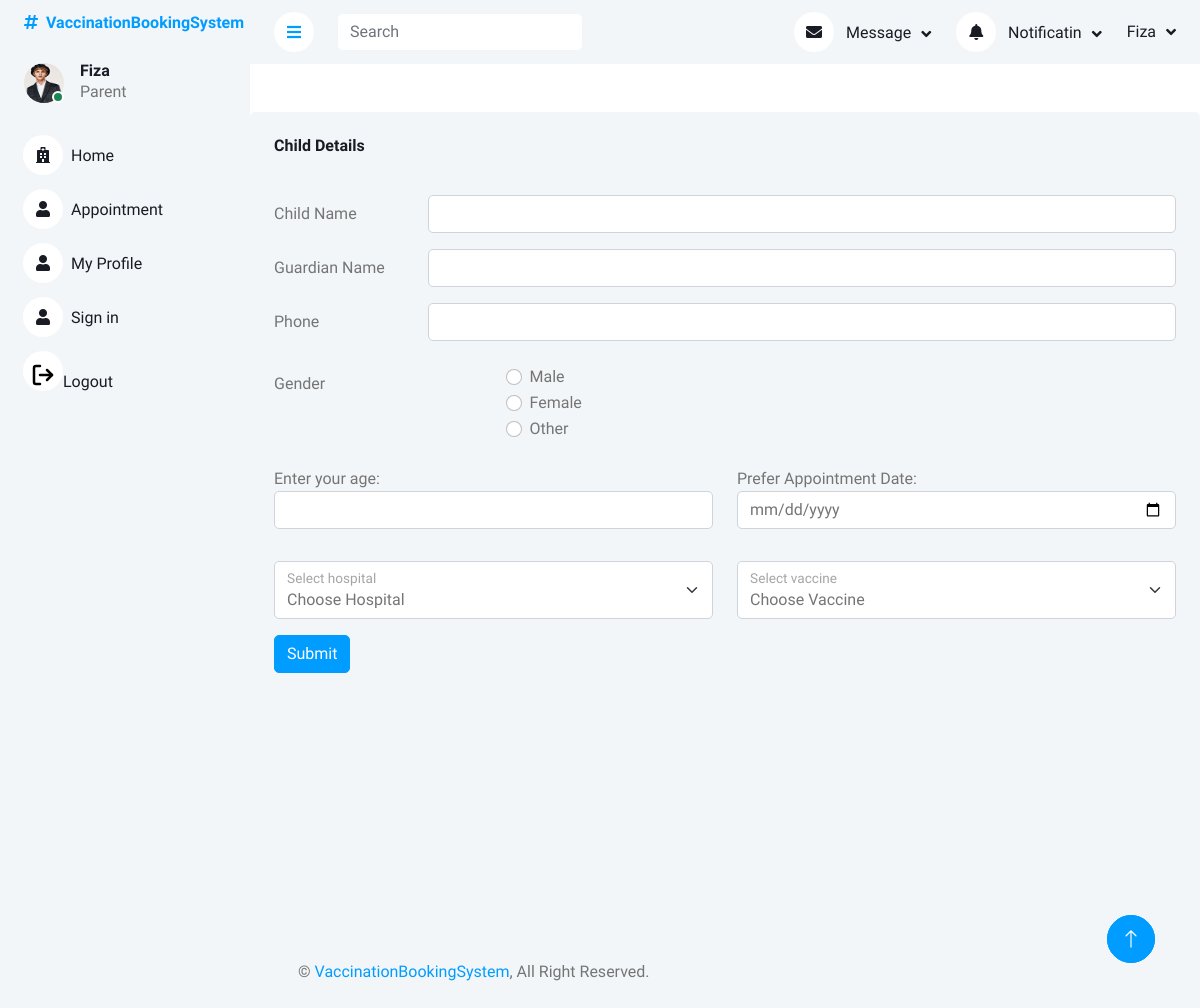
Screenshot of /eProject/ParentPage.php (signed in) with the database file from the repository.
### tables this page shows
CREATE TABLE `parent_login` (
  `parentID` int(11) NOT NULL,
  `parentName` varchar(250) NOT NULL,
  `parentEmail` varchar(250) NOT NULL,
  `parentPassword` varchar(250) NOT NULL,
  `parentStatus` enum('pending','approved','rejected') NOT NULL DEFAULT 'pending',
  `image` varchar(225) DEFAULT 'user.jpg'
);

### eProject/ParentPage.php (the view, shortened to what this page needs)
<?php
include_once('header.php');
?>
<div class="bg-light rounded h-100 p-4 mt-5">
    <h6 class="mb-4">Child Details</h6>
    <form action="" method="post">
        <div class="row mb-3">
            <label for="inputEmail3" class="col-sm-2 col-form-label">Child Name</label>
            <div class="col-sm-10">
                <input type="text" name="name" class="form-control" id="inputEmail3" required>
            </div>
        </div>
        <div class="row mb-3">
            <label for="inputPassword3" class="col-sm-2 col-form-label">Guardian Name</label>
            <div class="col-sm-10">
                <input type="text" name="parent-name" class="form-control" id="inputPassword3" required>
            </div>
        </div>
        <div class="row mb-3">
            <label for="inputPassword3" class="col-sm-2 col-form-label">Phone</label>
            <div class="col-sm-10">
                <input type="number" name="phone" class="form-control" id="inputPassword3" required>
            </div>
        </div>
        <div class="row my-4">
            <label class="col-md-3 col-form-label">Gender</label>
            <div class="col-md-3">
                <div class="form-check">
                    <input class="form-check-input" type="radio" name="gender" id="male" value="male" required>
                    <label class="form-check-label" for="male">Male</label>
                </div>
                <div class="form-check">
                    <input class="form-check-input" type="radio" name="gender" id="female" value="female" required>
                    <label class="form-check-label" for="female">Female</label>
                </div>
                <div class="form-check">
                    <input class="form-check-input" type="radio" name="gender" id="other" value="other" required>
                    <label class="form-check-label" for="other">Other</label>
                </div>
            </div>
        </div>
        <div class="row mb-3">
            <div class="col-md-6">
                <label for="birthdate">Enter your age:</label>
                <input class="form-control" type="number" name="dob" required>
            </div>
            <div class="col-md-6">
                <label for="birthdate">Prefer Appointment Date:</label>
                <input type="date" class="form-control" name="appointment" id="appointment" required>
            </div>
        </div>
        <div class="row">
            <div class="col-md-6">
                <div class="form-floating mb-3">
                    <select class="form-select" id="floatingSelect" name="hospitalID">
                        <option selected>Choose Hospital</option>
                    </select>
                    <label for="floatingSelect">Select hospital</label>
                </div>
            </div>
            <div class="col-md-6">
                <div class="form-floating mb-3">
                    <select class="form-select" id="floatingSelect" name="vaccineID">
                        <option selected>Choose Vaccine</option>
                    </select>
                    <label for="floatingSelect">Select vaccine</label>
                </div>
            </div>
        </div>
        <button type="submit" name="submit" class="btn btn-primary">Submit</button>
    </form>
</div>
<?php
include('footer.php')
    ?>
<a href="#" class="btn btn-lg btn-primary btn-lg-square back-to-top"><i class="bi bi-arrow-up"></i></a>
</body>
</html>

### eProject/header.php (shortened to what this page needs)
<?php
include('php/query.php');
$user = $_SESSION['Parent'];
foreach ($user as $value) {
    $U_ID = $value['parentID'];
    $query = $pdo->prepare("SELECT * FROM parent_login WHERE parentID = :parentID AND parentStatus = 'approved'");
    $query->bindParam(':parentID', $U_ID);
    $query->execute();
    $result = $query->fetchAll(PDO::FETCH_ASSOC);
}
?>
<!DOCTYPE html>
<html lang="en">
<head>
    <link href="https://cdnjs.cloudflare.com/ajax/libs/font-awesome/5.10.0/css/all.min.css" rel="stylesheet">
    <link href="https://cdn.jsdelivr.net/npm/bootstrap-icons@1.4.1/font/bootstrap-icons.css" rel="stylesheet">
    <link href="lib/owlcarousel/assets/owl.carousel.min.css" rel="stylesheet">
    <link href="lib/tempusdominus/css/tempusdominus-bootstrap-4.min.css" rel="stylesheet" />
    <link href="css/bootstrap.min.css" rel="stylesheet">
    <link href="css/style.css" rel="stylesheet">
</head>
<body>
    <div class="container-xxl position-relative bg-white d-flex p-0">
        <div class="sidebar pe-4 pb-3">
            <nav class="navbar bg-light navbar-light">
                <a href="index.php" class="navbar-brand mx-4 mb-3">
                    <h6 class="text-primary"><i class="fa fa-hashtag me-2"></i>VaccinationBookingSystem</h6>
                </a>
                <div class="d-flex align-items-center ms-4 mb-4">
                    <div class="position-relative">
                    <?php
                    $user = $_SESSION['Parent'];
                        foreach ($user as $value) {
                            ?>
                      <a href="myProfile.php"><img class="rounded-circle" src="img/<?php echo $value['image'] ?>" alt="" style="width: 40px; height: 40px;"></a>
                        <div
                            class="bg-success rounded-circle border border-2 border-white position-absolute end-0 bottom-0 p-1">
                        </div>
                    </div>
                    <div class="ms-3">
                            <h6 class="mb-0">
                                <?php echo ucfirst($value['parentName']) ?>
                            </h6>
                            <?php
                        }
                        ?>
                        <span>Parent</span>
                    </div>
                </div>
                <div class="navbar-nav w-100">
                    <a href="ParentPage.php" class="nav-item nav-link "><i class="fa fa-hospital me-2"></i>Home</a>
                    <a href="appointment.php" class="nav-item nav-link"><i class="fa fa-user me-2"></i>Appointment</a>
                    <a href="myProfile.php" class="nav-item nav-link"><i class="fa fa-user me-2"></i>My Profile</a>
                    <a href="signin.php" class="nav-item nav-link"><i class="fa fa-user me-2"></i>Sign in</a>
                    <a href="logout.php" class="nav-item nav-link"><i><img class="mt-2" src="img/log-out.svg" alt=""></i>Logout</a>
                </div>
            </nav>
        </div>
        <div class="content">
            <nav class="navbar navbar-expand bg-light navbar-light sticky-top px-4 py-0">
                <a href="#" class="sidebar-toggler flex-shrink-0">
                    <i class="fa fa-bars"></i>
                </a>
                <form class="d-none d-md-flex ms-4">
                    <input class="form-control border-0" type="search" placeholder="Search">
                </form>
                <div class="navbar-nav align-items-center ms-auto">
                    <div class="nav-item dropdown">
                        <a href="#" class="nav-link dropdown-toggle" data-bs-toggle="dropdown">
                            <i class="fa fa-envelope me-lg-2"></i>
                            <span class="d-none d-lg-inline-flex">Message</span>
                        </a>
                    </div>
                    <div class="nav-item dropdown">
                        <a href="#" class="nav-link dropdown-toggle" data-bs-toggle="dropdown">
                            <i class="fa fa-bell me-lg-2"></i>
                            <span class="d-none d-lg-inline-flex">Notificatin</span>
                        </a>
                    </div>
                    <div class="nav-item dropdown">
                        <a href="#" class="nav-link dropdown-toggle" data-bs-toggle="dropdown">
                            <?php
                            $user = $_SESSION['Parent'];
                            foreach ($user as $value) {
                                ?>
                                <span class="d-none d-lg-inline-flex">
                                    <?php echo ucfirst($value['parentName']) ?>
                                </span>
                                <?php
                            }
                            ?>
                        </a>
                    </div>
                </div>
            </nav>

### eProject/css/style.css (style rules this page uses)
:root { --primary: #009CFF; --light: #F3F6F9; --dark: #191C24; }
.back-to-top { position: fixed; display: none; right: 45px; bottom: 45px; z-index: 99; }
.btn { transition: .5s; }
.btn.btn-primary { color: #FFFFFF; }
.btn-lg-square { width: 48px; height: 48px; }
.btn-square, .btn-sm-square, .btn-lg-square { padding: 0; display: inline-flex; align-items: center; justify-content: center; font-weight: normal; border-radius: 50px; }
.sidebar { position: fixed; top: 0; left: 0; bottom: 0; width: 250px; height: 100vh; overflow-y: auto; background: var(--light); transition: 0.5s; z-index: 999; }
.content { margin-left: 250px; min-height: 100vh; background: #FFFFFF; transition: 0.5s; }
@media (min-width: 992px) { .sidebar { margin-left: 0; } }
@media (min-width: 992px) { .content { width: calc(100% - 250px); } }
.sidebar .navbar .navbar-nav .nav-link { padding: 7px 20px; color: var(--dark); font-weight: 500; border-left: 3px solid var(--light); border-radius: 0 30px 30px 0; outline: none; }
.sidebar .navbar .navbar-nav .nav-link i { width: 40px; height: 40px; display: inline-flex; align-items: center; justify-content: center; background: #FFFFFF; border-radius: 40px; }
.content .navbar .navbar-nav .nav-link { margin-left: 25px; padding: 12px 0; color: var(--dark); outline: none; }
.content .navbar .sidebar-toggler, .content .navbar .navbar-nav .nav-link i { width: 40px; height: 40px; display: inline-flex; align-items: center; justify-content: center; background: #FFFFFF; border-radius: 40px; }
.content .navbar .dropdown-toggle::after { margin-left: 6px; vertical-align: middle; border: none; content: "\f107"; font-family: "Font Awesome 5 Free"; font-weight: 900; transition: .5s; }

### rows the page displays
parent_login: image (picture), parentName "Fiza"
